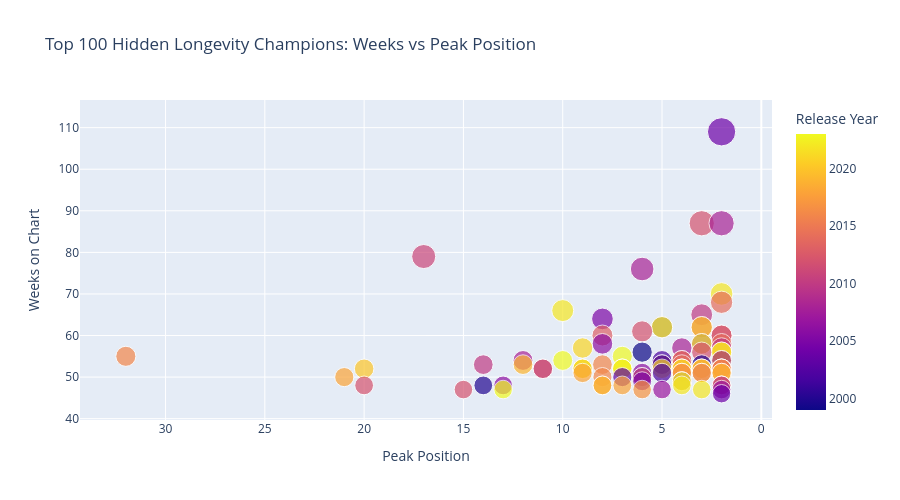

Notebook cell for this chart:
### Markdown cell above
#### **Visual:** Top 100 Hidden Longevity Champions – Weeks vs Peak Position

This scatter plot highlights the **longest-charting non-#1 songs**:

- **X-axis:** Peak chart position (1 = best; reversed so lower numbers are left).  
- **Y-axis:** Total weeks on the Hot 100.  
- **Bubble size:** Corresponds to total weeks, emphasizing the longest-charting tracks.  
- **Color:** Indicates the song’s release year.  
- Hover over a bubble to see the **track name, release year, total weeks, and peak position**.  

The chart shows that hidden longevity champions often peak **outside #1**, yet accumulate **20–50+ weeks** on the chart, demonstrating sustained popularity without topping the chart.

### Code cell
# Prepare top 100 hidden longevity champions
top100_champs = hidden_longevity_champs.sort_values(
    by='total_weeks', ascending=False
).head(100)

# Scatter plot: total_weeks vs peak_position
fig = px.scatter(
    top100_champs,
    x='peak_position',  # better rank on the left (lower number = better)
    y='total_weeks',
    size='total_weeks',  # bubble size by total weeks
    color='release_year',  # color by release year
    hover_data=['track_name', 'release_year', 'total_weeks', 'peak_position'],
    title='Top 100 Hidden Longevity Champions: Weeks vs Peak Position',
    labels={
        'peak_position': 'Peak Position',
        'total_weeks': 'Weeks on Chart',
        'release_year': 'Release Year'
    },
    height=500
)

# Reverse x-axis so best peak (1) is on left
fig.update_xaxes(autorange='reversed')

# Show figure
fig.show()

### Figure 1 — Plotly figure (JSON) as saved in the notebook; plotly's stock layout.template omitted (floating-point values rounded to 4 significant figures; data arrays with more than 128 entries replaced by an {"elided": "..."} marker saying what was removed)
{"data": [{"customdata": {"elided": "100x2 mixed values"}, "hovertemplate": "Peak Position=%{x}<br>Weeks on Chart=%{marker.size}<br>track_name=%{customdata[0]}<br>Release Year=%{marker.color}<extra></extra>", "legendgroup": "", "marker": {"color": [2004, 2012, 2008, 2011, 2008, 2022, 2014, 2022, 2010, 2005, 2012, 2020, 2005, 2023, 2012, 2010, 2013, 2013, 2006, 2005, 2014, 2022, 2010, 2008, 2021, 2023, 2021, 2012, 1999, 2016, 2023, 2000, 2014, 2013, 2013, 2002, 2023, 2008, 2010, 2016, 2019, 2000, 2013, 2014, 2001, 2021, 2020, 2016, 2010, 2018, 2019, 2021, 2021, 2023, 2022, 2015, 2018, 2018, 2016, 2020, 2018, 2020, 2015, 2015, 2021, 2017, 2018, 2006, 2002, 2020, 2017, 2021, 2015, 2018, 2016, 2018, 2003, 2019, 2007, 2015, 2008, 2023, 2005, 2021, 2012, 2000, 2006, 2018, 2022, 2018, 2010, 2018, 2010, 2017, 2012, 2023, 2007, 2022, 2007, 2004], "coloraxis": "coloraxis", "size": [109, 87, 87, 79, 76, 70, 68, 66, 65, 64, 62, 62, 62, 62, 61, 60, 60, 60, 58, 58, 58, 58, 57, 57, 57, 56, 56, 56, 56, 55, 55, 54, 54, 54, 54, 54, 54, 54, 53, 53, 53, 53, 53, 53, 53, 52, 52, 52, 52, 52, 52, 52, 52, 52, 52, 52, 52, 52, 52, 52, 52, 52, 52, 52, 52, 51, 51, 51, 51, 51, 51, 51, 51, 51, 50, 50, 50, 50, 50, 49, 49, 49, 49, 48, 48, 48, 48, 48, 48, 48, 48, 48, 48, 47, 47, 47, 47, 47, 47, 46], "sizemode": "area", "sizeref": 0.2725, "symbol": "circle"}, "mode": "markers", "name": "", "orientation": "v", "showlegend": false, "type": "scatter", "x": [2, 3, 2, 17, 6, 2, 2, 10, 3, 8, 3, 3, 5, 5, 6, 2, 2, 8, 8, 3, 2, 3, 2, 4, 9, 2, 2, 3, 6, 32, 7, 2, 2, 4, 4, 5, 10, 12, 14, 8, 12, 3, 5, 4, 5, 5, 20, 11, 11, 9, 9, 7, 7, 7, 9, 4, 4, 3, 3, 3, 2, 2, 2, 2, 4, 4, 9, 6, 5, 2, 4, 3, 3, 2, 8, 21, 7, 6, 6, 4, 4, 4, 6, 8, 20, 14, 13, 8, 4, 7, 2, 2, 2, 6, 15, 13, 5, 3, 2, 2], "xaxis": "x", "y": [109, 87, 87, 79, 76, 70, 68, 66, 65, 64, 62, 62, 62, 62, 61, 60, 60, 60, 58, 58, 58, 58, 57, 57, 57, 56, 56, 56, 56, 55, 55, 54, 54, 54, 54, 54, 54, 54, 53, 53, 53, 53, 53, 53, 53, 52, 52, 52, 52, 52, 52, 52, 52, 52, 52, 52, 52, 52, 52, 52, 52, 52, 52, 52, 52, 51, 51, 51, 51, 51, 51, 51, 51, 51, 50, 50, 50, 50, 50, 49, 49, 49, 49, 48, 48, 48, 48, 48, 48, 48, 48, 48, 48, 47, 47, 47, 47, 47, 47, 46], "yaxis": "y"}], "layout": {"coloraxis": {"colorbar": {"title": {"text": "Release Year"}}, "colorscale": [[0, "#0d0887"], [0.1111, "#46039f"], [0.2222, "#7201a8"], [0.3333, "#9c179e"], [0.4444, "#bd3786"], [0.5556, "#d8576b"], [0.6667, "#ed7953"], [0.7778, "#fb9f3a"], [0.8889, "#fdca26"], [1, "#f0f921"]]}, "height": 500, "legend": {"itemsizing": "constant", "tracegroupgap": 0}, "title": {"text": "Top 100 Hidden Longevity Champions: Weeks vs Peak Position"}, "xaxis": {"anchor": "y", "autorange": "reversed", "domain": [0, 1], "title": {"text": "Peak Position"}}, "yaxis": {"anchor": "x", "domain": [0, 1], "title": {"text": "Weeks on Chart"}}}}
